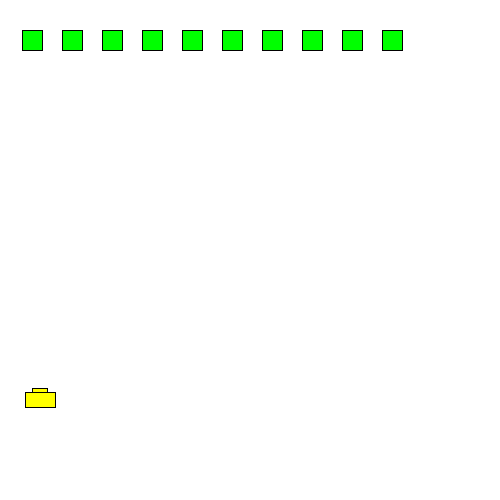
Frame 1 (no input)
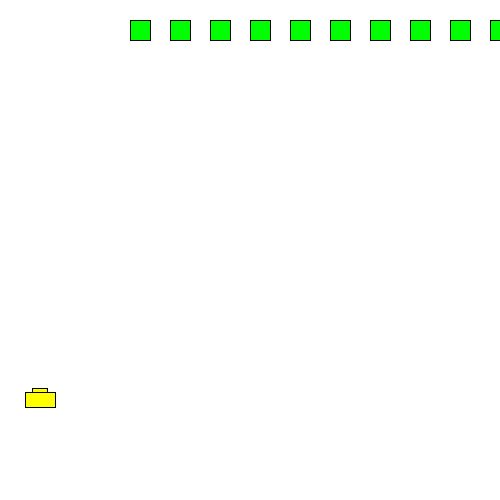
Frame 60 (the mouse pressed at the canvas centre just before this capture)
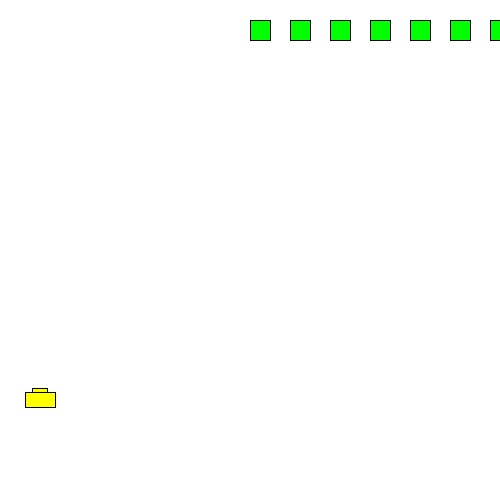
Frame 120 (the mouse held since frame 60 and released just before this capture)

The Processing sketch that drew these frames (run headless with seeded random() and noise(); from frame 60 on, the mouse is pressed at the canvas centre):

// Processing sketch: Space_Invaders
// ── Space_Invaders.pde
Inimigo[] aliens = new Inimigo[10];
Jogador j1 = new Jogador(40, 400);
Bala b = new Bala(j1.getPosX(), j1.getPosY());

void setup() {
    size(500, 500);
    //cria as posições dos inimigos
    for(int i = 0; i <= aliens.length-1; i++){
        aliens[i] = new Inimigo(20+i*40, 30);
    }
}

void draw() {
    background(255);
    desenhaInimigos();
    desenhaJogador();
    desenhaBala();
}

void desenhaInimigos(){
    for(int i = 0; i <= aliens.length-1; i++){
        aliens[i].inserirInimigo(); //desenha os inimigos nas posições   
        if(b.getPosXBala()>=aliens[i].getPosX() && b.getPosXBala()<=aliens[i].getPosX()+20
        && b.getPosYBala()>=aliens[i].getPosY() && b.getPosYBala()<=aliens[i].getPosY()+20){
            aliens[i].setStatus(false);
            b.setPARADO(true);
        }
    }
}

void desenhaJogador(){
    j1.inserirJogador();
}

void desenhaBala(){
    if(b.getPARADO()){
        b.setPosXBala(j1.getPosX());
        b.setPosYBala(j1.getPosY());
    }
    else{
        b.atirar();
        if(b.getPosYBala() <= 0)
            b.setPARADO(true);
    }
}

void keyPressed() {
    switch (keyCode) {
        case 65: //a
            b.setPARADO(false);
    }
}


// ── Bala.pde
class Bala{
    //atributos
    boolean PARADO = true;
    int ACELERACAO = 10;
    int posXBala, posYBala;
    
    //construtor
    Bala(int x, int y){
        setPosXBala(x);
        setPosYBala(y);
    }

    //métodos
    void atirar(){
        setPosYBala(getPosYBala()-ACELERACAO);
        fill(255, 0, 0);
        circle(getPosXBala(), getPosYBala(), 10);
    }

    //getters e setters
    boolean getPARADO(){
        return this.PARADO;
    }

    void setPARADO(boolean x){
        this.PARADO = x;
    }

    
    int getPosXBala(){
        return this.posXBala;
    }

    void setPosXBala(int x){
        this.posXBala = x;
    }

    int getPosYBala(){
        return this.posYBala;
    }

    void setPosYBala(int y){
        this.posYBala = y;
    }

    int getAceleracao(){
        return this.ACELERACAO;
    }

    void setAceleracao(int a){
        this.ACELERACAO = a;
    }
}


// ── Inimigo.pde
class Inimigo{
    //atributos
    boolean VIVO = true;
    int posX, posY;
    int ACELERACAO = 2;
    final int TAMANHO = 20;
    
    //construtor
    Inimigo(int x, int y){
        setPosX(x);
        setPosY(y);
    }

    //métodos
    void inserirInimigo(){
        if(getPosX() >= width || getPosX() <= 0)
            ACELERACAO = -ACELERACAO;
        setPosX(getPosX() + ACELERACAO);
        fill(0, 255, 0);
        if(getStatus())
            square(getPosX(), getPosY(), TAMANHO);
    }

    //getters e setters
    boolean getStatus(){
        return this.VIVO;
    }

    boolean setStatus(boolean status){
        return this.VIVO = status;
    }

    int getPosX(){
        return this.posX;
    }

    void setPosX(int x){
        this.posX = x;
    }

    int getPosY(){
        return this.posY;
    }

    void setPosY(int y){
        this.posY = y;
    }

    int getAceleracao(){
        return this.ACELERACAO;
    }

    void setAceleracao(int a){
        this.ACELERACAO = a;
    }
}









// ── Jogador.pde
class Jogador{
    //atributos
    int posX, posY;
    int ACELERACAO = 4;
    float LARGURA = 30;
    float ALTURA = 15;
    
    //construtor
    Jogador(int x, int y){
        setPosX(x);
        setPosY(y);
    }

    //funcoes especiais
    void inserirJogador(){
        if(keyPressed){
            switch (keyCode) {
                case LEFT:
                    setPosX(getPosX()-ACELERACAO);
                    break;
                case RIGHT:
                    setPosX(getPosX()+ACELERACAO);
                    break;                     
            }
        }
        //colisao
        if(getPosX() >= width-10)
            setPosX(width-10);
        else if(getPosX() <= 10) 
            setPosX(10); 

        rectMode(CENTER);
        fill(255, 255, 0);
        rect(getPosX(), getPosY()-ALTURA/2, LARGURA/2, ALTURA/2);
        rect(getPosX(), getPosY(), LARGURA, ALTURA);
        
    }
    
    //getters e setters
    int getPosX(){
        return this.posX;
    }

    void setPosX(int x){
        this.posX = x;
    }

    int getPosY(){
        return this.posY;
    }

    void setPosY(int y){
        this.posY = y;
    }

    int getAceleracao(){
        return this.ACELERACAO;
    }

    void setAceleracao(int a){
        this.ACELERACAO = a;
    }
}
